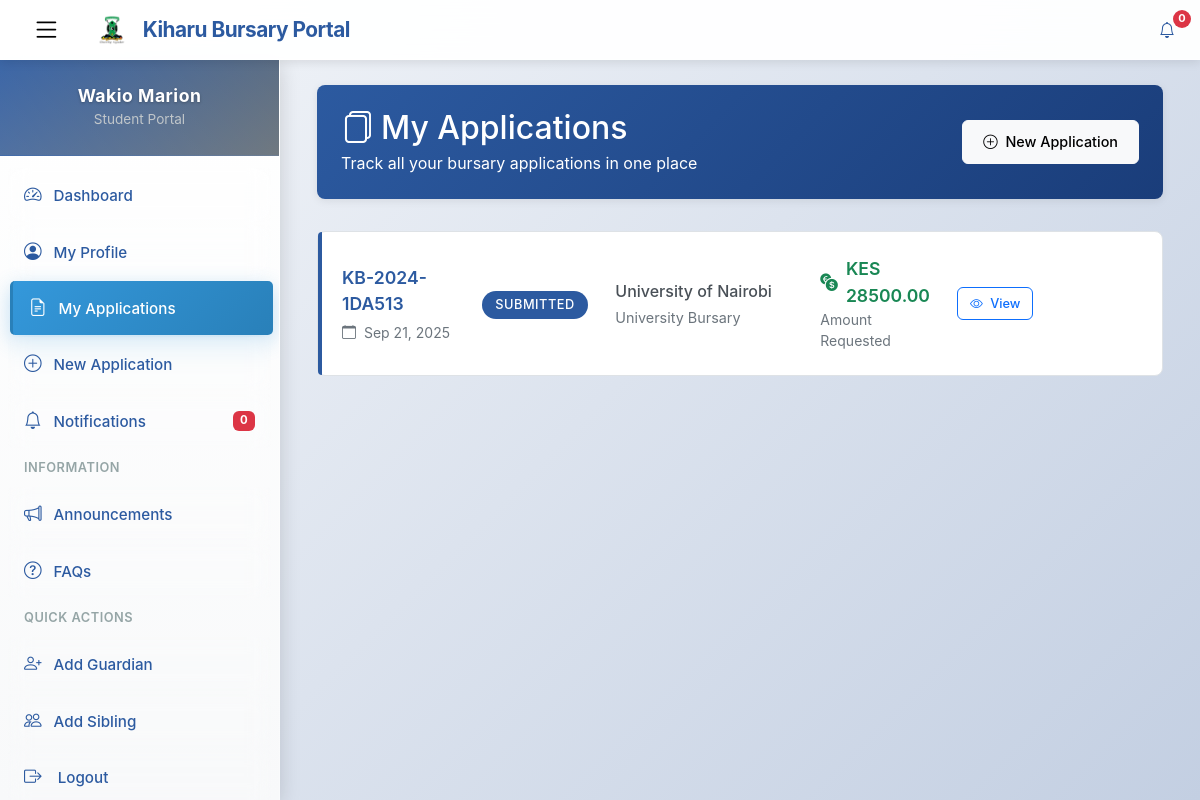
The app's page /student/applications/ (signed in), older data.
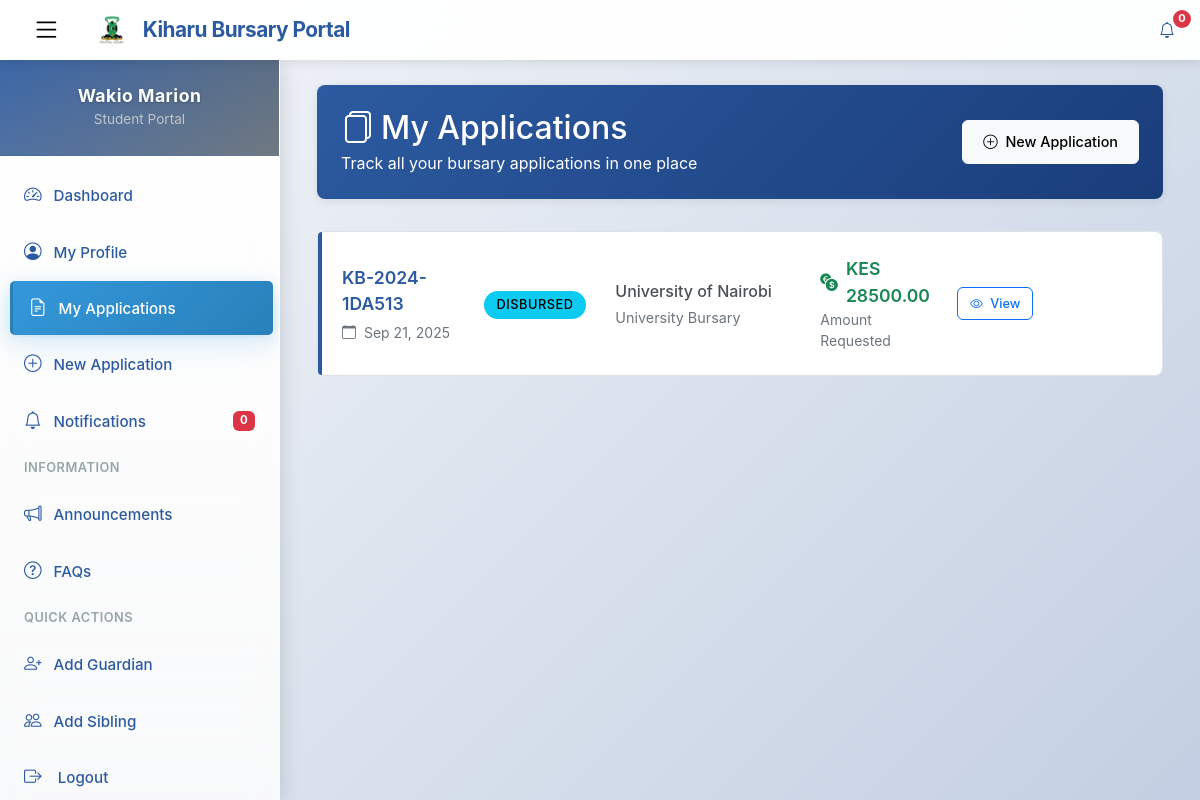
The same page, newer data.
### kiharu_system/models.py (models this page shows, shortened)
class Application(models.Model):
    APPLICATION_STATUS = (
        ('draft', 'Draft'),
        ('submitted', 'Submitted'),
        ('under_review', 'Under Review'),
        ('approved', 'Approved'),
        ('rejected', 'Rejected'),
        ('disbursed', 'Disbursed'),
    )
    application_number = models.CharField(max_length=20, unique=True, editable=False)
    applicant = models.ForeignKey(Applicant, on_delete=models.CASCADE, related_name='applications')
    fiscal_year = models.ForeignKey(FiscalYear, on_delete=models.CASCADE)
    bursary_category = models.ForeignKey(BursaryCategory, on_delete=models.CASCADE)
    institution = models.ForeignKey(Institution, on_delete=models.CASCADE)
    status = models.CharField(max_length=20, choices=APPLICATION_STATUS, default='draft')
    admission_number = models.CharField(max_length=100)
    year_of_study = models.PositiveIntegerField()
    course_name = models.CharField(max_length=200, blank=True, null=True)  # For college/university
    expected_completion_date = models.DateField()
    total_fees_payable = models.DecimalField(max_digits=10, decimal_places=2)
    fees_paid = models.DecimalField(max_digits=10, decimal_places=2)
    fees_balance = models.DecimalField(max_digits=10, decimal_places=2)
    amount_requested = models.DecimalField(max_digits=10, decimal_places=2)
    other_bursaries = models.BooleanField(default=False)
    other_bursaries_amount = models.DecimalField(max_digits=10, decimal_places=2, default=0)
    other_bursaries_source = models.CharField(max_length=200, blank=True, null=True)
    is_orphan = models.BooleanField(default=False)
    is_disabled = models.BooleanField(default=False)
    has_chronic_illness = models.BooleanField(default=False)
    chronic_illness_description = models.TextField(blank=True, null=True)
    date_submitted = models.DateTimeField(auto_now_add=True)
    last_updated = models.DateTimeField(auto_now=True)
    previous_allocation = models.BooleanField(default=False)
    previous_allocation_year = models.CharField(max_length=20, blank=True, null=True)
    previous_allocation_amount = models.DecimalField(max_digits=10, decimal_places=2, default=0)

class Institution(models.Model):
    INSTITUTION_TYPES = (
        ('highschool', 'High School'),
        ('special_school', 'Special School'),
        ('college', 'College'),
        ('university', 'University'),
    )
    name = models.CharField(max_length=200)
    institution_type = models.CharField(max_length=20, choices=INSTITUTION_TYPES)
    county = models.CharField(max_length=100)
    postal_address = models.CharField(max_length=100, blank=True, null=True)
    phone_number = models.CharField(max_length=20, blank=True, null=True)
    email = models.EmailField(blank=True, null=True)

class BursaryCategory(models.Model):
    CATEGORY_TYPES = (
        ('highschool', 'High School'),
        ('special_school', 'Special School'),
        ('college', 'College'),
        ('university', 'University'),
    )
    name = models.CharField(max_length=100)
    category_type = models.CharField(max_length=20, choices=CATEGORY_TYPES)
    fiscal_year = models.ForeignKey(FiscalYear, on_delete=models.CASCADE, related_name='categories')
    allocation_amount = models.DecimalField(max_digits=12, decimal_places=2)
    max_amount_per_applicant = models.DecimalField(max_digits=10, decimal_places=2)

### kiharu_system/views.py (the view)
# urls.py: path('student/applications/', views.student_application_list, name='student_application_list'),
@login_required
def student_application_list(request):
    try:
        applicant = request.user.applicant_profile
    except Applicant.DoesNotExist:
        return redirect('student_profile_create')
    applications = Application.objects.filter(applicant=applicant).order_by('-date_submitted')
    paginator = Paginator(applications, 10)
    page_number = request.GET.get('page')
    page_obj = paginator.get_page(page_number)
    context = {
        'page_obj': page_obj,
        'applications': page_obj,
    }
    return render(request, 'students/application_list.html', context)

### templates/students/application_list.html (shortened to what this page needs)
{% extends 'student_base.html' %}
{% load static %}
{% block content %}
<div class="container-fluid">
    <div class="row">
        <div class="col-12">
            <div class="page-header">
                <div class="d-flex justify-content-between align-items-center flex-wrap">
                    <div>
                        <h2 class="mb-1">
                            <i class="bi bi-files me-2"></i>My Applications
                        </h2>
                        <p class="mb-0 opacity-90">Track all your bursary applications in one place</p>
                    </div>
                    <a href="{% url 'student_application_create' %}" class="btn btn-light">
                        <i class="bi bi-plus-circle me-1"></i> New Application
                    </a>
                </div>
            </div>
            {% if applications %}
                {% for application in applications %}
                <div class="application-card">
                    <div class="row align-items-center">
                        <div class="col-md-3 col-lg-2">
                            <div class="application-number mb-1">
                                {{ application.application_number }}
                            </div>
                            <div class="text-muted small">
                                <i class="bi bi-calendar me-1"></i>
                                {{ application.date_submitted|date:"M j, Y"|default:"Draft" }}
                            </div>
                        </div>
                        <div class="col-md-2 col-lg-2 text-center">
                            <span class="status-badge status-{{ application.status }}">
                                {{ application.get_status_display }}
                            </span>
                        </div>
                        <div class="col-md-3 col-lg-3">
                            <div class="institution-name mb-1">
                                {{ application.institution.name }}
                            </div>
                            <div class="category-name">
                                {{ application.bursary_category.name }}
                            </div>
                        </div>
                        <div class="col-md-2 col-lg-2">
                            <div class="amount-display">
                                <i class="bi bi-currency-exchange"></i>
                                KES {{ application.amount_requested|floatformat:2 }}
                            </div>
                            <div class="text-muted small">Amount Requested</div>
                        </div>
                        <div class="col-md-2 col-lg-3">
                            <div class="d-flex gap-2 flex-wrap">
                                <a href="{% url 'student_application_detail' application.pk %}" class="btn btn-outline-primary btn-sm">
                                    <i class="bi bi-eye me-1"></i> View
                                </a>
                            </div>
                        </div>
                    </div>
                </div>
                {% endfor %}
            {% endif %}
        </div>
    </div>
</div>
{% endblock %}

Row changes from the older to the newer data that the page shows:
changed Application "University of Nairobi": status "SUBMITTED" → "DISBURSED"
